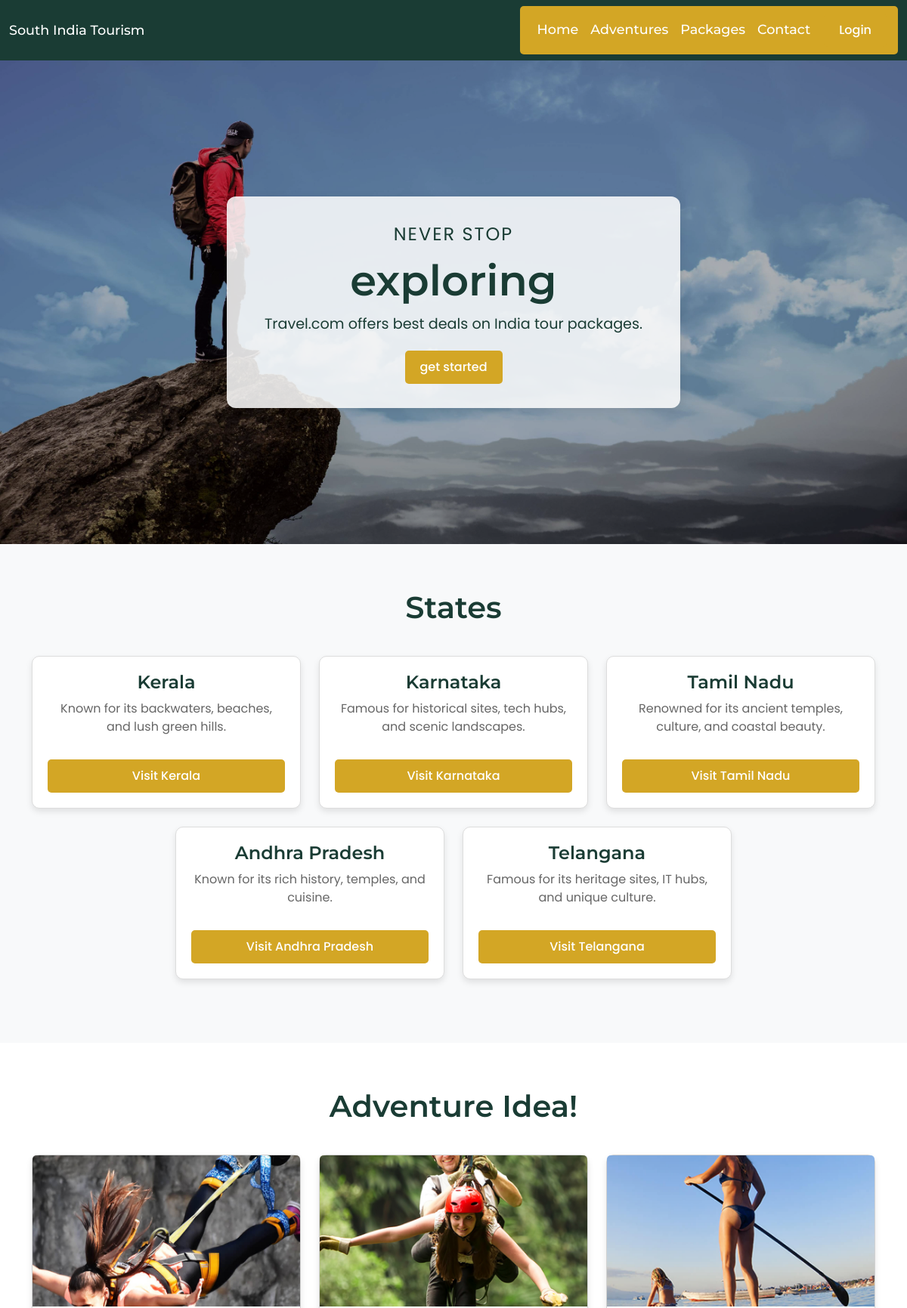
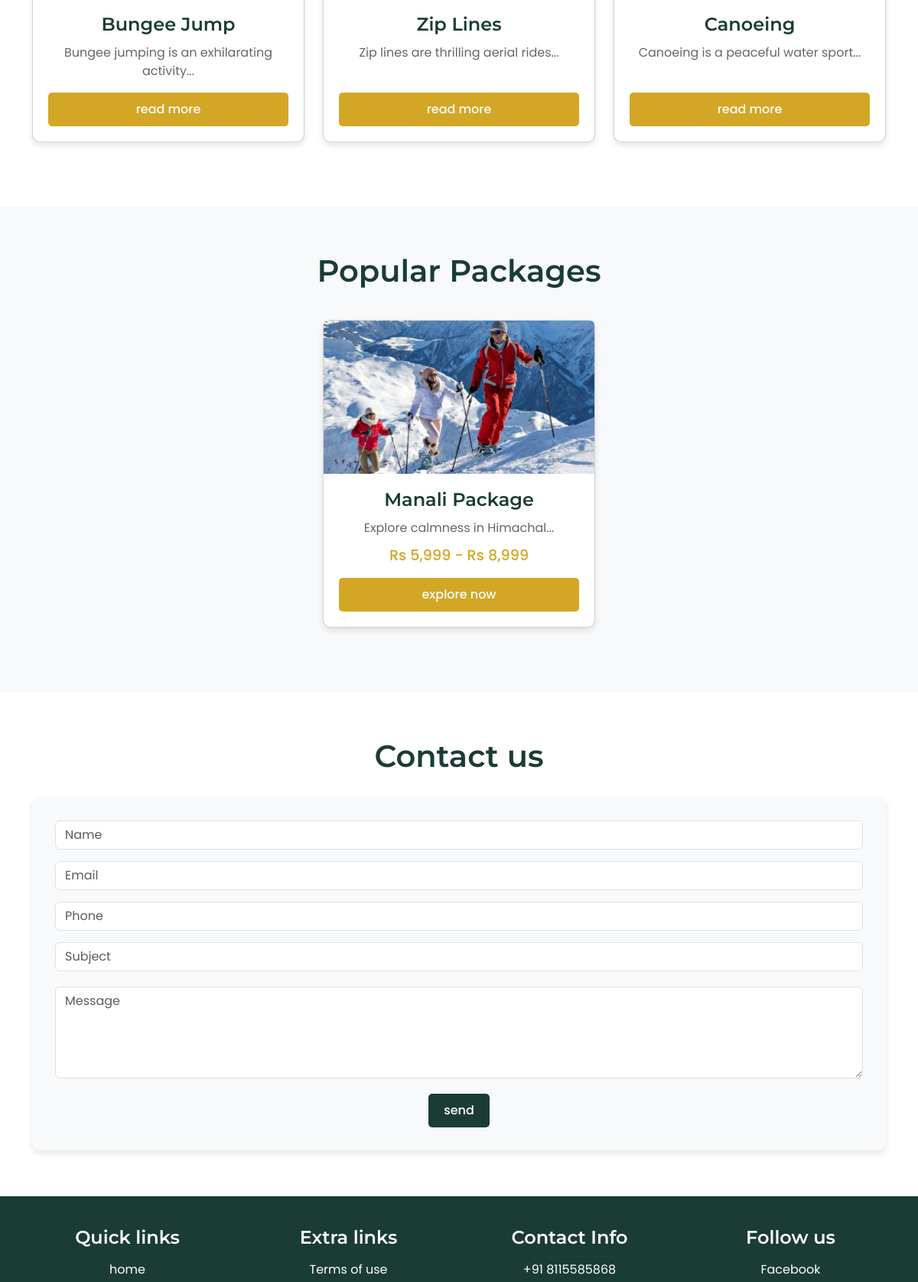
The page / (upper part) on the database its author committed (2 pictures, top to bottom).
### core/models.py (models this page shows, shortened)
class State(models.Model):
    name = models.CharField(max_length=100)
    description = models.TextField(blank=True, help_text="A general overview of the state.")
    history = models.TextField(blank=True, help_text="Historical background of the state.")
    culture = models.TextField(blank=True, help_text="Cultural highlights, traditions, and festivals.")
    climate = models.TextField(blank=True, help_text="Climate information, including average temperatures and weather patterns.")
    best_time_to_visit = models.CharField(max_length=100, blank=True, help_text="Best months or seasons to visit the state.")
    favorites = models.ManyToManyField(User, related_name='favorite_states', blank=True)  # Add this field

### core/views.py (the view)
# urls.py: path('', views.home, name='home'),
def home(request):
    states = State.objects.all()
    return render(request, 'core/index.html', {'states': states})

### core/templates/core/index.html (shortened to what this page needs)
{% load static %}
<!DOCTYPE html>
<html lang="en">
<head>
  <link href="https://cdn.jsdelivr.net/npm/bootstrap@5.3.0/dist/css/bootstrap.min.css" rel="stylesheet">
  <link rel="stylesheet" href="{% static 'core/css/styles.css' %}">
</head>
<body>
<nav class="navbar navbar-expand-lg navbar-dark bg-custom sticky-top">
  <div class="container-fluid">
    <a class="navbar-brand" href="{% url 'home' %}">South India Tourism</a>
    <div class="collapse navbar-collapse" id="navbarNav">
      <ul class="navbar-nav ms-auto">
        <li class="nav-item"><a class="nav-link" href="{% url 'home' %}">Home</a></li>
        <li class="nav-item"><a class="nav-link" href="{% url 'home' %}#category">Adventures</a></li>
        <li class="nav-item"><a class="nav-link" href="{% url 'home' %}#packages">Packages</a></li>
        <li class="nav-item"><a class="nav-link" href="{% url 'home' %}#contact">Contact</a></li>
        {% if user.is_authenticated %}
          <li class="nav-item">
            <form action="{% url 'logout' %}" method="post" style="display: inline;">
              {% csrf_token %}
              <button type="submit" class="btn btn-light nav-btn">Logout</button>
            </form>
          </li>
        {% else %}
          <li class="nav-item">
            <a href="{% url 'login' %}" class="btn btn-light nav-btn">Login</a>
          </li>
        {% endif %}
      </ul>
    </div>
  </div>
</nav>
<section class="home" id="home">
  <div class="hero-box">
    <div class="content">
      <span>never stop</span>
      <h3>exploring</h3>
      <p>Travel.com offers best deals on India tour packages.</p>
      <a href="#states" class="btn">get started</a>
    </div>
  </div>
</section>
<section class="states" id="states">
  <div class="container">
    <h2 class="heading text-center">States</h2>
    <div class="row justify-content-center">
      {% for state in states %}
        <div class="col-md-4 col-sm-6 mb-4">
          <div class="card state-card h-100">
            <div class="card-body text-center">
              <h5 class="card-title">{{ state.name }}</h5>
              <p class="card-text">{{ state.description|default:'No description available' }}</p>
              <a href="{% url 'state_detail' state.name|slugify %}" class="btn">Visit {{ state.name }}</a>
            </div>
          </div>
        </div>
      {% empty %}
        <p class="text-center">No states available.</p>
      {% endfor %}
    </div>
  </div>
</section>
<section class="category" id="category">
  <div class="container">
    <h1 class="heading text-center">Adventure Idea!</h1>
    <div class="row justify-content-center">
      <div class="col-md-4 col-sm-6 mb-4">
        <div class="card adventure-card h-100">
          <img src="{% static 'core/images/category-1.jpg' %}" class="card-img-top" alt="Bungee Jump">
          <div class="card-body">
            <h3 class="card-title">Bungee Jump</h3>
            <p class="card-text">Bungee jumping is an exhilarating activity...</p>
            <a href="https://en.wikipedia.org/wiki/Bungee_jumping" class="btn">read more</a>
          </div>
        </div>
      </div>
      <div class="col-md-4 col-sm-6 mb-4">
        <div class="card adventure-card h-100">
          <img src="{% static 'core/images/category-2.jpg' %}" class="card-img-top" alt="Zip Lines">
          <div class="card-body">
            <h3 class="card-title">Zip Lines</h3>
            <p class="card-text">Zip lines are thrilling aerial rides...</p>
            <a href="https://en.wikipedia.org/wiki/Zip_line" class="btn">read more</a>
          </div>
        </div>
      </div>
      <div class="col-md-4 col-sm-6 mb-4">
        <div class="card adventure-card h-100">
          <img src="{% static 'core/images/category-3.jpg' %}" class="card-img-top" alt="Canoeing">
          <div class="card-body">
            <h3 class="card-title">Canoeing</h3>
            <p class="card-text">Canoeing is a peaceful water sport...</p>
            <a href="https://en.wikipedia.org/wiki/Canoeing" class="btn">read more</a>
          </div>
        </div>
      </div>
    </div>
  </div>
</section>
<section class="packages" id="packages">
  <div class="container">
    <h1 class="heading text-center">Popular Packages</h1>
    <div class="row justify-content-center">
      <div class="col-md-4 col-sm-6 mb-4">
        <div class="card package-card h-100">
          <img src="{% static 'core/images/img-1.jpg' %}" class="card-img-top" alt="Manali Package">
          <div class="card-body">
            <h3 class="card-title">Manali Package</h3>
            <p class="card-text">Explore calmness in Himachal...</p>
            <div class="price">Rs 5,999 - Rs 8,999</div>
            <a href="#contact" class="btn">explore now</a>
          </div>
        </div>
      </div>
    </div>
  </div>
</section>
<section class="contact" id="contact">
  <div class="container">
    <div class="wrapper1">
      <div class="title1"><h1>Contact us</h1></div>
      <div class="contact-form">
        <form method="post" action="{% url 'contact_submit' %}">
          <div class="input-fields">
            <input type="text" class="input form-control" placeholder="Name" name="name" required>
            <input type="email" class="input form-control" placeholder="Email" name="email" required>
            <input type="text" class="input form-control" placeholder="Phone" name="phone" required>
            <input type="text" class="input form-control" placeholder="Subject" name="subject" required>
          </div>
          <div class="msg">
            <textarea class="form-control" placeholder="Message" name="message" required></textarea>
            <div class="btn1">
              <button type="submit">send </button>
            </div>
          </div>
        </form>
      </div>
    </div>
  </div>
</section>
<section class="footer">
  <div class="container">
    <div class="box-container">
      <div class="box">
        <h3>Quick links</h3>
        <a href="{% url 'home' %}">home</a>
      </div>
      <div class="box">
        <h3>Extra links</h3>
        <a href="#">Terms of use</a>
      </div>
      <div class="box">
        <h3>Contact Info</h3>
        <a href="tel:+918115585868"> +91 8115585868</a>
      </div>
      <div class="box">
        <h3>Follow us</h3>
        <a href="#"> Facebook</a>
      </div>
    </div>
  </div>
</section>
</body>
</html>

### rows shown on the page
State: name "Kerala", description "Known for its backwaters, beaches, and lush green hills."
State: name "Karnataka", description "Famous for historical sites, tech hubs, and scenic landscapes."
State: name "Tamil Nadu", description "Renowned for its ancient temples, culture, and coastal beauty."
State: name "Andhra Pradesh", description "Known for its rich history, temples, and cuisine."
State: name "Telangana", description "Famous for its heritage sites, IT hubs, and unique culture."
